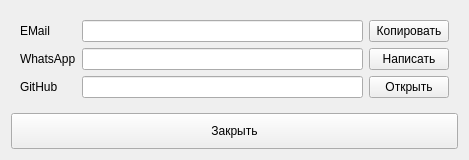
<?xml version="1.0" encoding="UTF-8"?>
<ui version="4.0">
 <class>Form</class>
 <widget class="QWidget" name="Form">
  <property name="geometry">
   <rect>
    <x>0</x>
    <y>0</y>
    <width>469</width>
    <height>160</height>
   </rect>
  </property>
  <property name="windowTitle">
   <string>Form</string>
  </property>
  <layout class="QVBoxLayout" name="verticalLayout">
   <item>
    <widget class="QWidget" name="widget" native="true">
     <layout class="QGridLayout" name="gridLayout">
      <item row="0" column="0">
       <widget class="QLabel" name="label">
        <property name="text">
         <string>EMail</string>
        </property>
       </widget>
      </item>
      <item row="0" column="1">
       <widget class="QLineEdit" name="le_email">
        <property name="readOnly">
         <bool>true</bool>
        </property>
       </widget>
      </item>
      <item row="0" column="2">
       <widget class="QPushButton" name="btn_copy_email">
        <property name="text">
         <string>Копировать</string>
        </property>
       </widget>
      </item>
      <item row="1" column="0">
       <widget class="QLabel" name="label_2">
        <property name="text">
         <string>WhatsApp</string>
        </property>
       </widget>
      </item>
      <item row="1" column="1">
       <widget class="QLineEdit" name="le_whatsapp">
        <property name="readOnly">
         <bool>true</bool>
        </property>
       </widget>
      </item>
      <item row="1" column="2">
       <widget class="QPushButton" name="btn_open_whatsapp">
        <property name="text">
         <string>Написать</string>
        </property>
       </widget>
      </item>
      <item row="2" column="0">
       <widget class="QLabel" name="label_3">
        <property name="text">
         <string>GitHub</string>
        </property>
       </widget>
      </item>
      <item row="2" column="1">
       <widget class="QLineEdit" name="le_github_url">
        <property name="readOnly">
         <bool>true</bool>
        </property>
       </widget>
      </item>
      <item row="2" column="2">
       <widget class="QPushButton" name="btn_open_url">
        <property name="text">
         <string>Открыть</string>
        </property>
       </widget>
      </item>
     </layout>
    </widget>
   </item>
   <item>
    <widget class="QPushButton" name="pushButton">
     <property name="styleSheet">
      <string notr="true">padding: 10px;</string>
     </property>
     <property name="text">
      <string>Закрыть</string>
     </property>
    </widget>
   </item>
  </layout>
 </widget>
 <resources/>
 <connections>
  <connection>
   <sender>pushButton</sender>
   <signal>clicked()</signal>
   <receiver>Form</receiver>
   <slot>close()</slot>
   <hints>
    <hint type="sourcelabel">
     <x>249</x>
     <y>476</y>
    </hint>
    <hint type="destinationlabel">
     <x>249</x>
     <y>248</y>
    </hint>
   </hints>
  </connection>
 </connections>
</ui>
